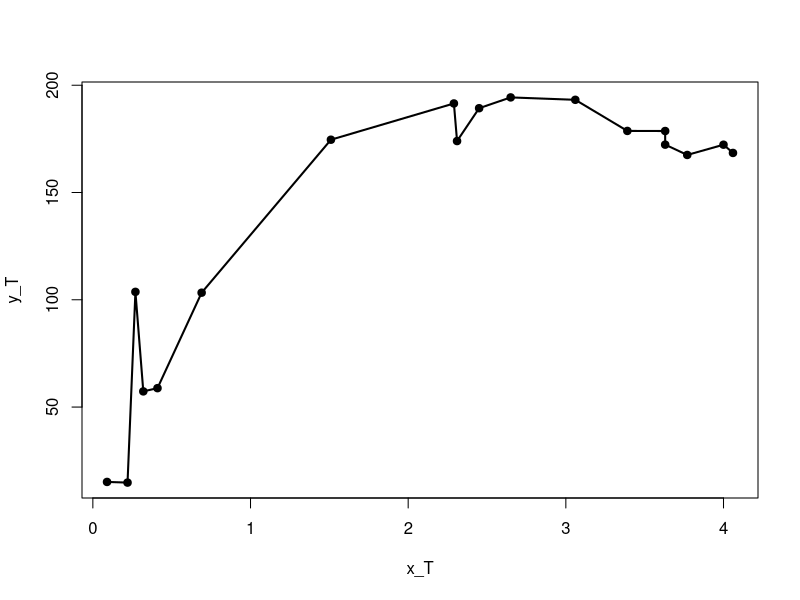

R code for this plot:
# Data Definition: # These are fixed observed values.
x_T <- c(4.06, 3.63, 0.41, 2.45, 0.22, 3.39, 0.27, 0.69, 0.32,
         0.09, 4.00, 3.63, 2.65, 3.06, 3.77, 2.29, 2.31, 1.51)

y_T <- c(168.44, 178.66, 58.81, 189.29, 14.79, 178.70, 103.69, 103.30, 57.30,
         15.10, 172.28, 172.30, 194.32, 193.20, 167.50, 191.50, 173.98, 174.60)
# Length of x and y = 18:
length(x_T)
length(y_T)

# Log-Transform the dependent variable:
lny <- log(y_T)

# Build the Design Matrix Manually:
X <- cbind(1, x_T, log(x_T))

# Manual OLS Estimation:
beta_hat <- solve(t(X)%*% X) %*% (t(X)%*% lny)

# Orthogonality check:
e_hat <- lny - X %*% beta_hat
t(X) %*% e_hat

# Parameter Extraction:
b0 <- beta_hat[1]
b1 <- beta_hat[2]
b2 <- beta_hat[3]

# Fitted values:
y_hat_log <- X %*% beta_hat
y_hat <- exp(y_hat_log)

# Plotting:
plot(x_T, y_T, pch = 19)
ord <- order(x_T)
lines(x_T[ord], y_T[ord], lwd = 2)

# Analytical Maximization:
x_star <- -b2/b1
y_hat_star <- exp(b0) * exp(b1*x_star) * x_star^b2